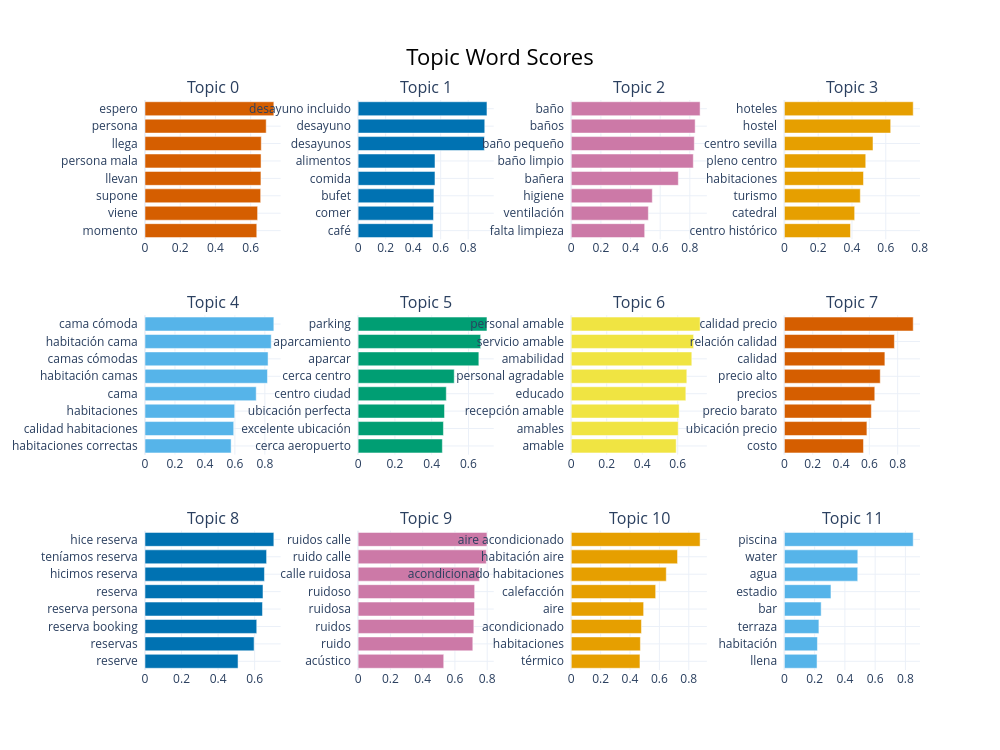
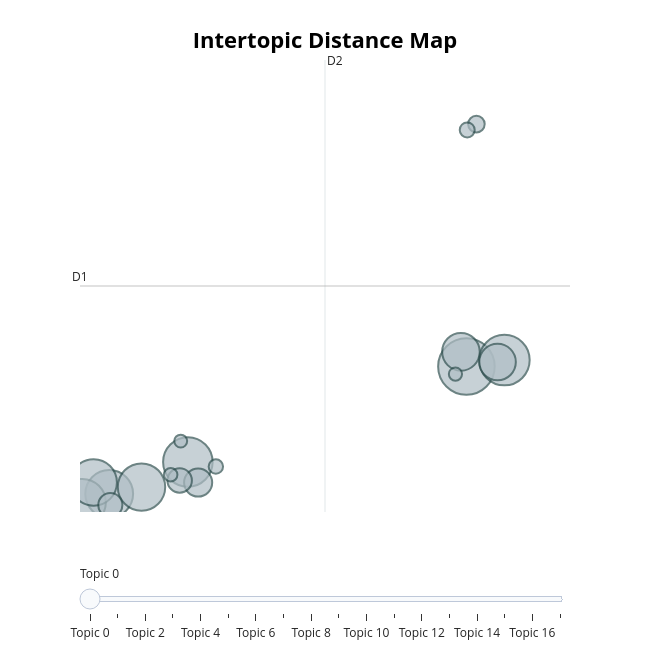

The notebook cell these images were saved under, in order:
### Code cell
# Visualizaciones interactivas de BERTopic
for viz_name, viz_fn in [
    ('barchart',      lambda: topic_model.visualize_barchart(top_n_topics=min(12, n_topics), n_words=8)),
    ('mapa_topicos',  lambda: topic_model.visualize_topics()),
]:
    try:
        fig = viz_fn()
        fig.show()
    except Exception as e:
        print(f'{viz_name} no disponible: {e}')

### Figure 1 — Plotly figure (JSON) as saved in the notebook; plotly's stock layout.template omitted (floating-point values rounded to 4 significant figures)
{"data": [{"marker": {"color": "#D55E00"}, "orientation": "h", "type": "bar", "x": [0.6346, 0.6392, 0.6567, 0.6582, 0.6589, 0.6601, 0.6882, 0.7315], "xaxis": "x", "y": ["momento  ", "viene  ", "supone  ", "llevan  ", "persona mala  ", "llega  ", "persona  ", "espero  "], "yaxis": "y"}, {"marker": {"color": "#0072B2"}, "orientation": "h", "type": "bar", "x": [0.5435, 0.5477, 0.551, 0.5586, 0.5587, 0.9176, 0.9205, 0.9365], "xaxis": "x2", "y": ["café  ", "comer  ", "bufet  ", "comida  ", "alimentos  ", "desayunos  ", "desayuno  ", "desayuno incluido  "], "yaxis": "y2"}, {"marker": {"color": "#CC79A7"}, "orientation": "h", "type": "bar", "x": [0.4955, 0.5202, 0.5468, 0.7224, 0.8234, 0.8303, 0.8359, 0.8693], "xaxis": "x3", "y": ["falta limpieza  ", "ventilación  ", "higiene  ", "bañera  ", "baño limpio  ", "baño pequeño  ", "baños  ", "baño  "], "yaxis": "y3"}, {"marker": {"color": "#E69F00"}, "orientation": "h", "type": "bar", "x": [0.3912, 0.4158, 0.4492, 0.4681, 0.4815, 0.5243, 0.629, 0.7623], "xaxis": "x4", "y": ["centro histórico  ", "catedral  ", "turismo  ", "habitaciones  ", "pleno centro  ", "centro sevilla  ", "hostel  ", "hoteles  "], "yaxis": "y4"}, {"marker": {"color": "#56B4E9"}, "orientation": "h", "type": "bar", "x": [0.5748, 0.5921, 0.5986, 0.7423, 0.8174, 0.8214, 0.8425, 0.86], "xaxis": "x5", "y": ["habitaciones correctas  ", "calidad habitaciones  ", "habitaciones  ", "cama  ", "habitación camas  ", "camas cómodas  ", "habitación cama  ", "cama cómoda  "], "yaxis": "y5"}, {"marker": {"color": "#009E73"}, "orientation": "h", "type": "bar", "x": [0.4581, 0.4639, 0.4699, 0.4795, 0.5227, 0.6565, 0.6664, 0.7007], "xaxis": "x6", "y": ["cerca aeropuerto  ", "excelente ubicación  ", "ubicación perfecta  ", "centro ciudad  ", "cerca centro  ", "aparcar  ", "aparcamiento  ", "parking  "], "yaxis": "y6"}, {"marker": {"color": "#F0E442"}, "orientation": "h", "type": "bar", "x": [0.5914, 0.6029, 0.6083, 0.6458, 0.6513, 0.6795, 0.6895, 0.7262], "xaxis": "x7", "y": ["amable  ", "amables  ", "recepción amable  ", "educado  ", "personal agradable  ", "amabilidad  ", "servicio amable  ", "personal amable  "], "yaxis": "y7"}, {"marker": {"color": "#D55E00"}, "orientation": "h", "type": "bar", "x": [0.5585, 0.5828, 0.6141, 0.6383, 0.6768, 0.7096, 0.7769, 0.9097], "xaxis": "x8", "y": ["costo  ", "ubicación precio  ", "precio barato  ", "precios  ", "precio alto  ", "calidad  ", "relación calidad  ", "calidad precio  "], "yaxis": "y8"}, {"marker": {"color": "#0072B2"}, "orientation": "h", "type": "bar", "x": [0.5092, 0.597, 0.6115, 0.6429, 0.6457, 0.6537, 0.6654, 0.7051], "xaxis": "x9", "y": ["reserve  ", "reservas  ", "reserva booking  ", "reserva persona  ", "reserva  ", "hicimos reserva  ", "teníamos reserva  ", "hice reserva  "], "yaxis": "y9"}, {"marker": {"color": "#CC79A7"}, "orientation": "h", "type": "bar", "x": [0.5305, 0.7108, 0.7171, 0.7212, 0.7223, 0.7513, 0.7943, 0.7985], "xaxis": "x10", "y": ["acústico  ", "ruido  ", "ruidos  ", "ruidosa  ", "ruidoso  ", "calle ruidosa  ", "ruido calle  ", "ruidos calle  "], "yaxis": "y10"}, {"marker": {"color": "#E69F00"}, "orientation": "h", "type": "bar", "x": [0.4677, 0.4706, 0.4779, 0.4927, 0.5746, 0.6469, 0.7236, 0.8771], "xaxis": "x11", "y": ["térmico  ", "habitaciones  ", "acondicionado  ", "aire  ", "calefacción  ", "acondicionado habitaciones  ", "habitación aire  ", "aire acondicionado  "], "yaxis": "y11"}, {"marker": {"color": "#56B4E9"}, "orientation": "h", "type": "bar", "x": [0.216, 0.2185, 0.2282, 0.2432, 0.3079, 0.4849, 0.4854, 0.8518], "xaxis": "x12", "y": ["llena  ", "habitación  ", "terraza  ", "bar  ", "estadio  ", "agua  ", "water  ", "piscina  "], "yaxis": "y12"}], "layout": {"annotations": [{"font": {"size": 16}, "showarrow": false, "text": "Topic 0", "x": 0.0875, "xanchor": "center", "xref": "paper", "y": 1, "yanchor": "bottom", "yref": "paper"}, {"font": {"size": 16}, "showarrow": false, "text": "Topic 1", "x": 0.3625, "xanchor": "center", "xref": "paper", "y": 1, "yanchor": "bottom", "yref": "paper"}, {"font": {"size": 16}, "showarrow": false, "text": "Topic 2", "x": 0.6375, "xanchor": "center", "xref": "paper", "y": 1, "yanchor": "bottom", "yref": "paper"}, {"font": {"size": 16}, "showarrow": false, "text": "Topic 3", "x": 0.9125, "xanchor": "center", "xref": "paper", "y": 1, "yanchor": "bottom", "yref": "paper"}, {"font": {"size": 16}, "showarrow": false, "text": "Topic 4", "x": 0.0875, "xanchor": "center", "xref": "paper", "y": 0.6222, "yanchor": "bottom", "yref": "paper"}, {"font": {"size": 16}, "showarrow": false, "text": "Topic 5", "x": 0.3625, "xanchor": "center", "xref": "paper", "y": 0.6222, "yanchor": "bottom", "yref": "paper"}, {"font": {"size": 16}, "showarrow": false, "text": "Topic 6", "x": 0.6375, "xanchor": "center", "xref": "paper", "y": 0.6222, "yanchor": "bottom", "yref": "paper"}, {"font": {"size": 16}, "showarrow": false, "text": "Topic 7", "x": 0.9125, "xanchor": "center", "xref": "paper", "y": 0.6222, "yanchor": "bottom", "yref": "paper"}, {"font": {"size": 16}, "showarrow": false, "text": "Topic 8", "x": 0.0875, "xanchor": "center", "xref": "paper", "y": 0.2444, "yanchor": "bottom", "yref": "paper"}, {"font": {"size": 16}, "showarrow": false, "text": "Topic 9", "x": 0.3625, "xanchor": "center", "xref": "paper", "y": 0.2444, "yanchor": "bottom", "yref": "paper"}, {"font": {"size": 16}, "showarrow": false, "text": "Topic 10", "x": 0.6375, "xanchor": "center", "xref": "paper", "y": 0.2444, "yanchor": "bottom", "yref": "paper"}, {"font": {"size": 16}, "showarrow": false, "text": "Topic 11", "x": 0.9125, "xanchor": "center", "xref": "paper", "y": 0.2444, "yanchor": "bottom", "yref": "paper"}], "height": 750, "hoverlabel": {"bgcolor": "white", "font": {"family": "Rockwell", "size": 16}}, "showlegend": false, "title": {"font": {"color": "Black", "size": 22}, "text": "Topic Word Scores", "x": 0.5, "xanchor": "center", "yanchor": "top"}, "width": 1000, "xaxis": {"anchor": "y", "domain": [0, 0.175], "showgrid": true}, "xaxis10": {"anchor": "y10", "domain": [0.275, 0.45], "showgrid": true}, "xaxis11": {"anchor": "y11", "domain": [0.55, 0.725], "showgrid": true}, "xaxis12": {"anchor": "y12", "domain": [0.825, 1], "showgrid": true}, "xaxis2": {"anchor": "y2", "domain": [0.275, 0.45], "showgrid": true}, "xaxis3": {"anchor": "y3", "domain": [0.55, 0.725], "showgrid": true}, "xaxis4": {"anchor": "y4", "domain": [0.825, 1], "showgrid": true}, "xaxis5": {"anchor": "y5", "domain": [0, 0.175], "showgrid": true}, "xaxis6": {"anchor": "y6", "domain": [0.275, 0.45], "showgrid": true}, "xaxis7": {"anchor": "y7", "domain": [0.55, 0.725], "showgrid": true}, "xaxis8": {"anchor": "y8", "domain": [0.825, 1], "showgrid": true}, "xaxis9": {"anchor": "y9", "domain": [0, 0.175], "showgrid": true}, "yaxis": {"anchor": "x", "domain": [0.7556, 1], "showgrid": true}, "yaxis10": {"anchor": "x10", "domain": [0, 0.2444], "showgrid": true}, "yaxis11": {"anchor": "x11", "domain": [0, 0.2444], "showgrid": true}, "yaxis12": {"anchor": "x12", "domain": [0, 0.2444], "showgrid": true}, "yaxis2": {"anchor": "x2", "domain": [0.7556, 1], "showgrid": true}, "yaxis3": {"anchor": "x3", "domain": [0.7556, 1], "showgrid": true}, "yaxis4": {"anchor": "x4", "domain": [0.7556, 1], "showgrid": true}, "yaxis5": {"anchor": "x5", "domain": [0.3778, 0.6222], "showgrid": true}, "yaxis6": {"anchor": "x6", "domain": [0.3778, 0.6222], "showgrid": true}, "yaxis7": {"anchor": "x7", "domain": [0.3778, 0.6222], "showgrid": true}, "yaxis8": {"anchor": "x8", "domain": [0.3778, 0.6222], "showgrid": true}, "yaxis9": {"anchor": "x9", "domain": [0, 0.2444], "showgrid": true}}}

### Figure 2 — Plotly figure (JSON) as saved in the notebook; plotly's stock layout.template omitted (floating-point values rounded to 4 significant figures)
{"data": [{"customdata": [[0, "espero | persona | llega | persona mala | llevan", 385], [1, "desayuno incluido | desayuno | desayunos | alimentos | comida", 307], [2, "baño | baños | baño pequeño | baño limpio | bañera", 295], [3, "hoteles | hostel | centro sevilla | pleno centro | habitaciones", 275], [4, "cama cómoda | habitación cama | camas cómodas | habitación camas | cama", 270], [5, "parking | aparcamiento | aparcar | cerca centro | centro ciudad", 267], [6, "personal amable | servicio amable | amabilidad | personal agradable | educado", 261], [7, "calidad precio | relación calidad | calidad | precio alto | precios", 170], [8, "hice reserva | teníamos reserva | hicimos reserva | reserva | reserva persona", 161], [9, "ruidos calle | ruido calle | calle ruidosa | ruidoso | ruidosa", 95], [10, "aire acondicionado | habitación aire | acondicionado habitaciones | calefacción | aire", 72], [11, "piscina | water | agua | estadio | bar", 70], [12, "terrazas | terraza | balcón | terraza planta | patio interior", 33], [13, "catedral | barrio santa | edificio | santa cruz | cerca centro", 27], [14, "imposible dormir | dormido | dormimos | dormir | pasamos noche", 25], [15, "acondicionado wifi | wifi | aire acondicionado | teléfono | ordenador", 22], [16, "estrellas | estrellas lejos | estrella | muchísimo | parecía", 21], [17, "ascensor habitación | ascensor | ascensores | escalera | habitación superior", 20]], "hovertemplate": "<b>Topic %{customdata[0]}</b><br>%{customdata[1]}<br>Size: %{customdata[2]}", "legendgroup": "", "marker": {"color": "#B0BEC5", "line": {"color": "DarkSlateGrey", "width": 2}, "size": [385, 307, 295, 275, 270, 267, 261, 170, 161, 95, 72, 70, 33, 27, 25, 22, 21, 20], "sizemode": "area", "sizeref": 0.2406, "symbol": "circle"}, "mode": "markers", "name": "", "orientation": "v", "showlegend": false, "type": "scatter", "x": [8.061, 8.828, 2.438, 0.8503, 1.503, 0.3069, 0.5359, 7.951, 8.69, 2.646, 2.273, 0.873, 8.263, 8.078, 3.003, 2.091, 7.84, 2.294], "xaxis": "x", "y": [5.914, 6.118, 2.86, 1.842, 2.059, 1.567, 2.207, 6.382, 6.055, 2.204, 2.271, 1.484, 13.66, 13.48, 2.715, 2.452, 5.673, 3.529], "yaxis": "y"}], "layout": {"annotations": [{"showarrow": false, "text": "D1", "x": 0.2608, "y": 8.488, "yshift": 10}, {"showarrow": false, "text": "D2", "x": 5.207, "xshift": 10, "y": 15.71}], "height": 650, "hoverlabel": {"bgcolor": "white", "font": {"family": "Rockwell", "size": 16}}, "legend": {"itemsizing": "constant", "tracegroupgap": 0}, "margin": {"t": 60}, "shapes": [{"line": {"color": "#CFD8DC", "width": 2}, "type": "line", "x0": 5.207, "x1": 5.207, "y0": 1.261, "y1": 15.71}, {"line": {"color": "#9E9E9E", "width": 2}, "type": "line", "x0": 0.2608, "x1": 10.15, "y0": 8.488, "y1": 8.488}], "sliders": [{"active": 0, "pad": {"t": 50}, "steps": [{"args": [{"marker.color": [["red", "#B0BEC5", "#B0BEC5", "#B0BEC5", "#B0BEC5", "#B0BEC5", "#B0BEC5", "#B0BEC5", "#B0BEC5", "#B0BEC5", "#B0BEC5", "#B0BEC5", "#B0BEC5", "#B0BEC5", "#B0BEC5", "#B0BEC5", "#B0BEC5", "#B0BEC5"]]}], "label": "Topic 0", "method": "update"}, {"args": [{"marker.color": [["#B0BEC5", "red", "#B0BEC5", "#B0BEC5", "#B0BEC5", "#B0BEC5", "#B0BEC5", "#B0BEC5", "#B0BEC5", "#B0BEC5", "#B0BEC5", "#B0BEC5", "#B0BEC5", "#B0BEC5", "#B0BEC5", "#B0BEC5", "#B0BEC5", "#B0BEC5"]]}], "label": "Topic 1", "method": "update"}, {"args": [{"marker.color": [["#B0BEC5", "#B0BEC5", "red", "#B0BEC5", "#B0BEC5", "#B0BEC5", "#B0BEC5", "#B0BEC5", "#B0BEC5", "#B0BEC5", "#B0BEC5", "#B0BEC5", "#B0BEC5", "#B0BEC5", "#B0BEC5", "#B0BEC5", "#B0BEC5", "#B0BEC5"]]}], "label": "Topic 2", "method": "update"}, {"args": [{"marker.color": [["#B0BEC5", "#B0BEC5", "#B0BEC5", "red", "#B0BEC5", "#B0BEC5", "#B0BEC5", "#B0BEC5", "#B0BEC5", "#B0BEC5", "#B0BEC5", "#B0BEC5", "#B0BEC5", "#B0BEC5", "#B0BEC5", "#B0BEC5", "#B0BEC5", "#B0BEC5"]]}], "label": "Topic 3", "method": "update"}, {"args": [{"marker.color": [["#B0BEC5", "#B0BEC5", "#B0BEC5", "#B0BEC5", "red", "#B0BEC5", "#B0BEC5", "#B0BEC5", "#B0BEC5", "#B0BEC5", "#B0BEC5", "#B0BEC5", "#B0BEC5", "#B0BEC5", "#B0BEC5", "#B0BEC5", "#B0BEC5", "#B0BEC5"]]}], "label": "Topic 4", "method": "update"}, {"args": [{"marker.color": [["#B0BEC5", "#B0BEC5", "#B0BEC5", "#B0BEC5", "#B0BEC5", "red", "#B0BEC5", "#B0BEC5", "#B0BEC5", "#B0BEC5", "#B0BEC5", "#B0BEC5", "#B0BEC5", "#B0BEC5", "#B0BEC5", "#B0BEC5", "#B0BEC5", "#B0BEC5"]]}], "label": "Topic 5", "method": "update"}, {"args": [{"marker.color": [["#B0BEC5", "#B0BEC5", "#B0BEC5", "#B0BEC5", "#B0BEC5", "#B0BEC5", "red", "#B0BEC5", "#B0BEC5", "#B0BEC5", "#B0BEC5", "#B0BEC5", "#B0BEC5", "#B0BEC5", "#B0BEC5", "#B0BEC5", "#B0BEC5", "#B0BEC5"]]}], "label": "Topic 6", "method": "update"}, {"args": [{"marker.color": [["#B0BEC5", "#B0BEC5", "#B0BEC5", "#B0BEC5", "#B0BEC5", "#B0BEC5", "#B0BEC5", "red", "#B0BEC5", "#B0BEC5", "#B0BEC5", "#B0BEC5", "#B0BEC5", "#B0BEC5", "#B0BEC5", "#B0BEC5", "#B0BEC5", "#B0BEC5"]]}], "label": "Topic 7", "method": "update"}, {"args": [{"marker.color": [["#B0BEC5", "#B0BEC5", "#B0BEC5", "#B0BEC5", "#B0BEC5", "#B0BEC5", "#B0BEC5", "#B0BEC5", "red", "#B0BEC5", "#B0BEC5", "#B0BEC5", "#B0BEC5", "#B0BEC5", "#B0BEC5", "#B0BEC5", "#B0BEC5", "#B0BEC5"]]}], "label": "Topic 8", "method": "update"}, {"args": [{"marker.color": [["#B0BEC5", "#B0BEC5", "#B0BEC5", "#B0BEC5", "#B0BEC5", "#B0BEC5", "#B0BEC5", "#B0BEC5", "#B0BEC5", "red", "#B0BEC5", "#B0BEC5", "#B0BEC5", "#B0BEC5", "#B0BEC5", "#B0BEC5", "#B0BEC5", "#B0BEC5"]]}], "label": "Topic 9", "method": "update"}, {"args": [{"marker.color": [["#B0BEC5", "#B0BEC5", "#B0BEC5", "#B0BEC5", "#B0BEC5", "#B0BEC5", "#B0BEC5", "#B0BEC5", "#B0BEC5", "#B0BEC5", "red", "#B0BEC5", "#B0BEC5", "#B0BEC5", "#B0BEC5", "#B0BEC5", "#B0BEC5", "#B0BEC5"]]}], "label": "Topic 10", "method": "update"}, {"args": [{"marker.color": [["#B0BEC5", "#B0BEC5", "#B0BEC5", "#B0BEC5", "#B0BEC5", "#B0BEC5", "#B0BEC5", "#B0BEC5", "#B0BEC5", "#B0BEC5", "#B0BEC5", "red", "#B0BEC5", "#B0BEC5", "#B0BEC5", "#B0BEC5", "#B0BEC5", "#B0BEC5"]]}], "label": "Topic 11", "method": "update"}, {"args": [{"marker.color": [["#B0BEC5", "#B0BEC5", "#B0BEC5", "#B0BEC5", "#B0BEC5", "#B0BEC5", "#B0BEC5", "#B0BEC5", "#B0BEC5", "#B0BEC5", "#B0BEC5", "#B0BEC5", "red", "#B0BEC5", "#B0BEC5", "#B0BEC5", "#B0BEC5", "#B0BEC5"]]}], "label": "Topic 12", "method": "update"}, {"args": [{"marker.color": [["#B0BEC5", "#B0BEC5", "#B0BEC5", "#B0BEC5", "#B0BEC5", "#B0BEC5", "#B0BEC5", "#B0BEC5", "#B0BEC5", "#B0BEC5", "#B0BEC5", "#B0BEC5", "#B0BEC5", "red", "#B0BEC5", "#B0BEC5", "#B0BEC5", "#B0BEC5"]]}], "label": "Topic 13", "method": "update"}, {"args": [{"marker.color": [["#B0BEC5", "#B0BEC5", "#B0BEC5", "#B0BEC5", "#B0BEC5", "#B0BEC5", "#B0BEC5", "#B0BEC5", "#B0BEC5", "#B0BEC5", "#B0BEC5", "#B0BEC5", "#B0BEC5", "#B0BEC5", "red", "#B0BEC5", "#B0BEC5", "#B0BEC5"]]}], "label": "Topic 14", "method": "update"}, {"args": [{"marker.color": [["#B0BEC5", "#B0BEC5", "#B0BEC5", "#B0BEC5", "#B0BEC5", "#B0BEC5", "#B0BEC5", "#B0BEC5", "#B0BEC5", "#B0BEC5", "#B0BEC5", "#B0BEC5", "#B0BEC5", "#B0BEC5", "#B0BEC5", "red", "#B0BEC5", "#B0BEC5"]]}], "label": "Topic 15", "method": "update"}, {"args": [{"marker.color": [["#B0BEC5", "#B0BEC5", "#B0BEC5", "#B0BEC5", "#B0BEC5", "#B0BEC5", "#B0BEC5", "#B0BEC5", "#B0BEC5", "#B0BEC5", "#B0BEC5", "#B0BEC5", "#B0BEC5", "#B0BEC5", "#B0BEC5", "#B0BEC5", "red", "#B0BEC5"]]}], "label": "Topic 16", "method": "update"}, {"args": [{"marker.color": [["#B0BEC5", "#B0BEC5", "#B0BEC5", "#B0BEC5", "#B0BEC5", "#B0BEC5", "#B0BEC5", "#B0BEC5", "#B0BEC5", "#B0BEC5", "#B0BEC5", "#B0BEC5", "#B0BEC5", "#B0BEC5", "#B0BEC5", "#B0BEC5", "#B0BEC5", "red"]]}], "label": "Topic 17", "method": "update"}]}], "title": {"font": {"color": "Black", "size": 22}, "text": "<b>Intertopic Distance Map</b>", "x": 0.5, "xanchor": "center", "y": 0.95, "yanchor": "top"}, "width": 650, "xaxis": {"anchor": "y", "domain": [0, 1], "range": [0.2608, 10.15], "title": {"text": ""}, "visible": false}, "yaxis": {"anchor": "x", "domain": [0, 1], "range": [1.261, 15.71], "title": {"text": ""}, "visible": false}}}
